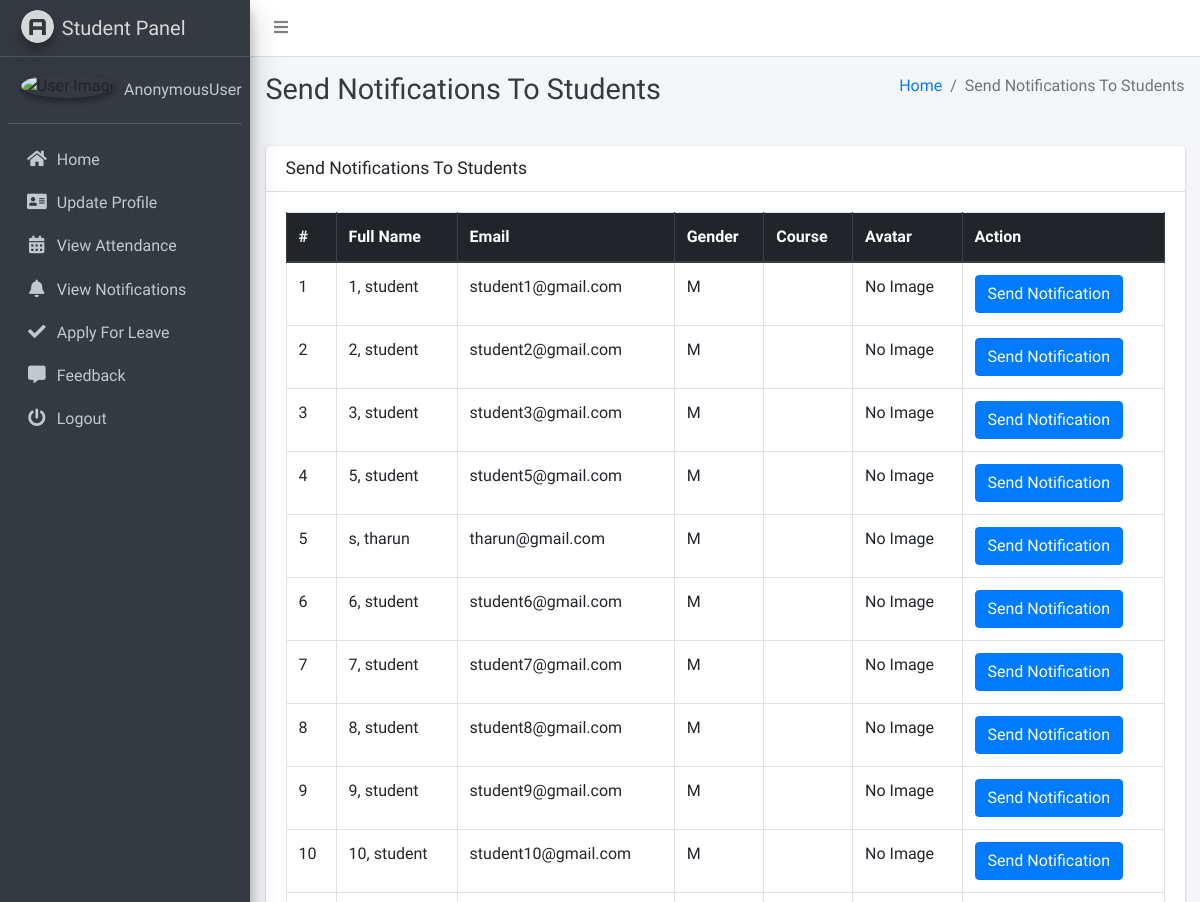
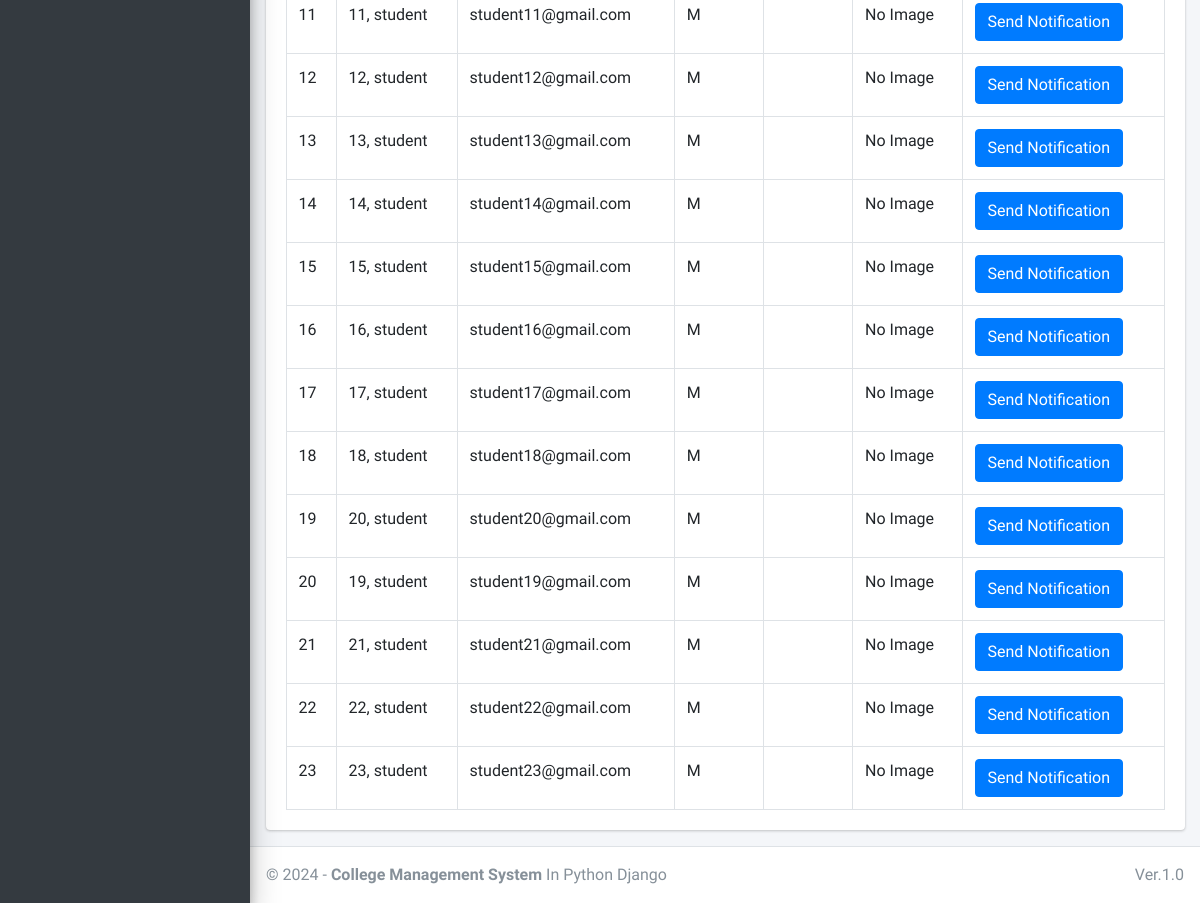
/admin_notify_student, run on the app's committed database (2 pictures, top to bottom).
### main_app/models.py (models this page shows, shortened)
class CustomUser(AbstractUser):
    USER_TYPE = ((1, "HOD"), (2, "Staff"), (3, "Student"))
    GENDER = [("M", "Male"), ("F", "Female")]
    username = None  # Removed username, using email instead
    email = models.EmailField(unique=True)
    user_type = models.CharField(default=1, choices=USER_TYPE, max_length=1)
    gender = models.CharField(max_length=1, choices=GENDER)
    profile_pic = models.ImageField(blank=True)
    fcm_token = models.TextField(default="")  # For firebase notifications
    created_at = models.DateTimeField(auto_now_add=True)
    updated_at = models.DateTimeField(auto_now=True)
    address = models.TextField(blank=True)
    father_name = models.CharField(max_length=150, blank=True)
    father_occupation = models.CharField(max_length=150, blank=True)
    mother_name = models.CharField(max_length=150, blank=True)
    mother_occupation = models.CharField(max_length=150, blank=True)
    mark_10 = models.FloatField(blank=True, null=True)
    mark_12 = models.FloatField(blank=True, null=True)
    academic_qualification = models.TextField(blank=True)
    work_experience = models.TextField(blank=True)
    USERNAME_FIELD = "email"
    REQUIRED_FIELDS = []
    objects = CustomUserManager()

### main_app/hod_views.py (the view)
# urls.py: path("admin_notify_student", hod_views.admin_notify_student,
def admin_notify_student(request):
    student = CustomUser.objects.filter(user_type=3)
    context = {
        'page_title': "Send Notifications To Students",
        'students': student
    }
    return render(request, "hod_template/student_notification.html", context)

### main_app/templates/hod_template/student_notification.html (shortened to what this page needs)
{% extends 'main_app/base.html' %}
{% load static %}
{% block page_title %}{{page_title}}{% endblock page_title %}
{% block content %}
<section class="content">
    <div class="container-fluid">
        <div class="row">
            <div class="col-md-12">
                <div class="card">
                    <div class="card-header">
                        <h3 class="card-title">{{page_title}}</h3>
                    </div>
                    <div class="card-body">
                        <table id="example2" class="table table-bordered table-hover">
                            <thead class="thead-dark">
                                <tr>
                                    <th>#</th>
                                    <th>Full Name</th>
                                    <th>Email</th>
                                    <th>Gender</th>
                                    <th>Course</th>
                                    <th>Avatar</th>
                                    <th>Action</th>
                                </tr>
                            </thead>
                            <tbody>
                                {% for student in students %}
                                <tr>
                                    <td>{{ forloop.counter }}</td>
                                    <td>{{student.last_name}}, {{student.first_name}}</td>
                                    <td>{{student.email}}</td>
                                    <td>{{student.gender}}</td>
                                    <td>{{student.student.course.name}}</td>
                                    <td>
                                        {% if student.profile_pic == ""  %}
                                        No Image
                                        {% else %}
                                        <img class="img img-fluid mb-2" height="56" width="56"
                                            src="{{student.profile_pic}}" alt="">
                                        {% endif %}
                                    </td>
                                    <td><button data-toggle = "modal" data-target = "#myModal"class="btn btn-primary show_notification" value="{{student.id}}">Send Notification</button>
                                    </td>
                                </tr>
                                {% endfor %}
                            </tbody>
                        </table>
                    </div>
                </div>
            </div>
        </div>
    </div>
</section>
{% endblock content %}

### data on the page
CustomUser: last_name "1", first_name "student", email "student1@gmail.com", gender "M", profile_pic "No Image", {{ student.id }} 2 (drawn)
CustomUser: last_name "2", first_name "student", email "student2@gmail.com", gender "M", profile_pic "No Image", {{ student.id }} 3 (drawn)
CustomUser: last_name "3", first_name "student", email "student3@gmail.com", gender "M", profile_pic "No Image", {{ student.id }} 4 (drawn)
CustomUser: last_name "5", first_name "student", email "student5@gmail.com", gender "M", profile_pic "No Image"
CustomUser: last_name "s", first_name "tharun", email "tharun@gmail.com", gender "M", profile_pic "No Image", {{ student.id }} 6 (drawn)
CustomUser: last_name "6", first_name "student", email "student6@gmail.com", gender "M", profile_pic "No Image", {{ student.id }} 7 (drawn)
CustomUser: last_name "7", first_name "student", email "student7@gmail.com", gender "M", profile_pic "No Image", {{ student.id }} 8 (drawn)
CustomUser: last_name "8", first_name "student", email "student8@gmail.com", gender "M", profile_pic "No Image", {{ student.id }} 9 (drawn)
CustomUser: last_name "9", first_name "student", email "student9@gmail.com", gender "M", profile_pic "No Image", {{ student.id }} 10 (drawn)
CustomUser: last_name "10", first_name "student", email "student10@gmail.com", gender "M", profile_pic "No Image", {{ student.id }} 11 (drawn)
CustomUser: last_name "11", first_name "student", email "student11@gmail.com", gender "M", profile_pic "No Image", {{ student.id }} 12 (drawn)
CustomUser: last_name "12", first_name "student", email "student12@gmail.com", gender "M", profile_pic "No Image", {{ student.id }} 13 (drawn)
CustomUser: last_name "13", first_name "student", email "student13@gmail.com", gender "M", profile_pic "No Image", {{ student.id }} 14 (drawn)
CustomUser: last_name "14", first_name "student", email "student14@gmail.com", gender "M", profile_pic "No Image", {{ student.id }} 15 (drawn)
CustomUser: last_name "15", first_name "student", email "student15@gmail.com", gender "M", profile_pic "No Image", {{ student.id }} 16 (drawn)
CustomUser: last_name "16", first_name "student", email "student16@gmail.com", gender "M", profile_pic "No Image", {{ student.id }} 17 (drawn)
CustomUser: last_name "17", first_name "student", email "student17@gmail.com", gender "M", profile_pic "No Image", {{ student.id }} 18 (drawn)
CustomUser: last_name "18", first_name "student", email "student18@gmail.com", gender "M", profile_pic "No Image", {{ student.id }} 19 (drawn)
CustomUser: last_name "20", first_name "student", email "student20@gmail.com", gender "M", profile_pic "No Image"
CustomUser: last_name "19", first_name "student", email "student19@gmail.com", gender "M", profile_pic "No Image", {{ student.id }} 21 (drawn)
CustomUser: last_name "21", first_name "student", email "student21@gmail.com", gender "M", profile_pic "No Image", {{ student.id }} 22 (drawn)
CustomUser: last_name "22", first_name "student", email "student22@gmail.com", gender "M", profile_pic "No Image", {{ student.id }} 23 (drawn)
CustomUser: last_name "23", first_name "student", email "student23@gmail.com", gender "M", profile_pic "No Image", {{ student.id }} 24 (drawn)

### other printed values
{{ user }} "AnonymousUser"
{{ page_title }} "Send Notifications To Students"
